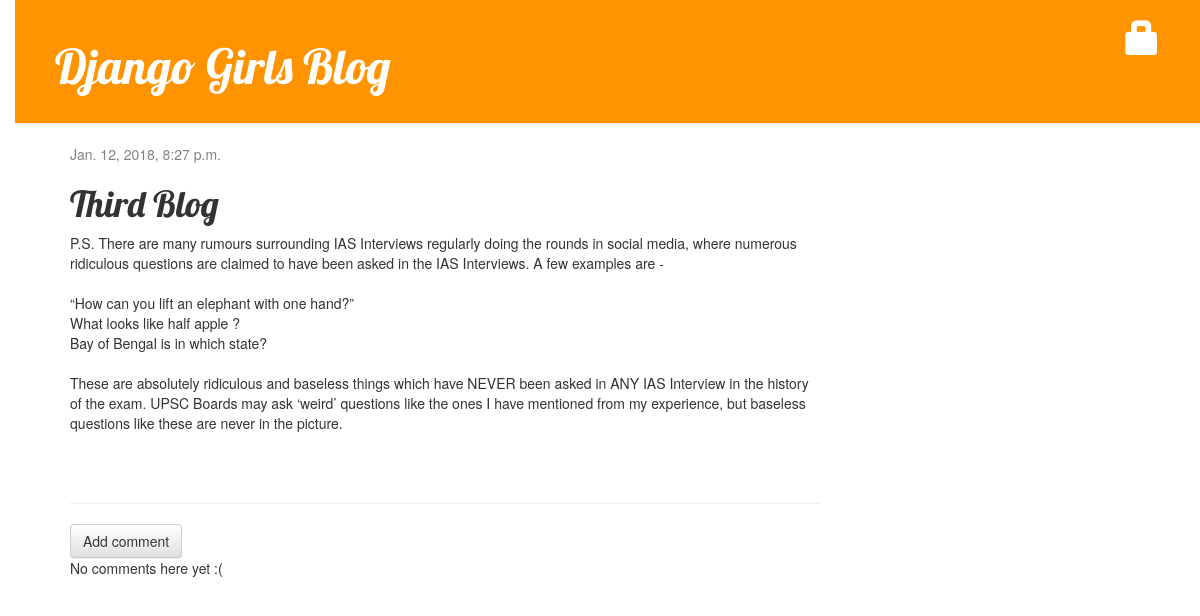
Screenshot of /post/3/ with the database file from the repository.
### blog/models.py (models this page shows, shortened)
class Post(models.Model):
    author = models.ForeignKey('auth.User')
    title = models.CharField(max_length=200)
    text = models.TextField()
    created_date = models.DateTimeField(
            default=timezone.now)
    published_date = models.DateTimeField(
            blank=True, null=True)

### blog/views.py (the view)
# urls.py: url(r'^post/(?P<pk>\d+)/$', views.post_detail, name='post_detail'),
def post_detail(request, pk):
    post = get_object_or_404(Post, pk=pk)
    return render(request, 'blog/post_detail.html', {'post': post})

### blog/templates/blog/post_detail.html (shortened to what this page needs)
{% extends 'blog/base.html' %}
{% block content %}
    <div class="post">
        {% if post.published_date %}
    <div class="date">
        {{ post.published_date }}
    </div>
{% else %}
    <a class="btn btn-default" href="{% url 'post_publish' pk=post.pk %}">Publish</a>
{% endif %}
        <h1>{{ post.title }}</h1>
        <p>{{ post.text|linebreaksbr }}</p>
    </div>
<hr>
<a class="btn btn-default" href="{% url 'add_comment_to_post' pk=post.pk %}">Add comment</a>
{% for comment in post.comments.all %}
    {% if user.is_authenticated or comment.approved_comment %}
    <div class="comment">
        <div class="date">
            {{ comment.created_date }}
            {% if not comment.approved_comment %}
                <a class="btn btn-default" href="{% url 'comment_remove' pk=comment.pk %}"><span class="glyphicon glyphicon-remove"></span></a>
                <a class="btn btn-default" href="{% url 'comment_approve' pk=comment.pk %}"><span class="glyphicon glyphicon-ok"></span></a>
            {% endif %}
        </div>
        <strong>{{ comment.author }}</strong>
        <p>{{ comment.text|linebreaks }}</p>
    </div>
    {% endif %}
{% empty %}
    <p>No comments here yet :(</p>
{% endfor %}
{% endblock %}

### blog/static/css/blog.css (style rules this page uses)
body { padding-left: 15px; }
h1, h2, h3, h4 { font-family: 'Lobster', cursive; }
.date { color: #828282; }
.post { margin-bottom: 70px; }

### rows the page displays
Post: published_date "Jan. 12, 2018, 8:27 p.m.", title "Third Blog", text "P.S. There are many rumours surrounding IAS Interviews regularly doing the rounds in social media, where numerous ridiculous questions are claimed to have been asked in the IAS Interviews. A few examples are - “How can you lift an elephant with one hand?” What looks like half apple ? Bay of Bengal is in which state? These are absolutely ridiculous and baseless things which have NEVER been asked in ANY IAS Interview in the history of the exam. UPSC Boards may ask ‘weird’ questions like the ones I have mentioned from my experience, but baseless questions like these are never in the picture."
